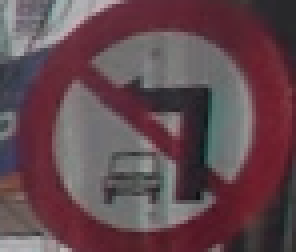
#> input picture images/test-3-classes/2/11.png, 74 x 63 px, found by its file name (shown 4 times larger)
$ python hog.py
#> lines starting #> are read from the running program, lines starting #| are printed output that depends on the picture
import os
import numpy as np
import cv2
import matplotlib.pyplot as plt
from skimage.feature import hog
import time

if __name__ == '__main__':

	im = cv2.imread('./images/test-3-classes/2/11.png')
#> im is the input picture: shape (63, 74, 3); mean B, G, R 79.7, 73.1, 99
	print(im.shape)
#| (63, 74, 3)
	im = cv2.resize(im, (96,96))
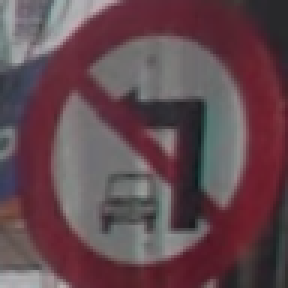
#> im: shape (96, 96, 3) (shown 3 times larger); mean B, G, R 79.6, 73, 98.9
	# im_ = im.copy()/255
	# im = cv2.cvtColor(im, cv2.COLOR_BGR2GRAY)

	start = time.time()
#> (the run stopped early here; a loop or call above may not have finished)

$ run again, with images/test-3-classes/2/206.png copied over images/test-3-classes/2/11.png
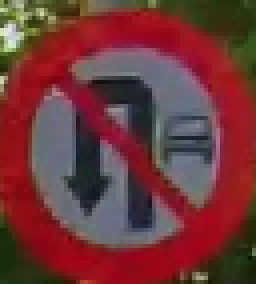
#> input picture images/test-3-classes/2/206.png, 64 x 71 px, found by its file name (shown 4 times larger)
#> im is the input picture: shape (71, 64, 3); mean B, G, R 57, 55.4, 111.7
#| (71, 64, 3)
#> `im = cv2.resize(im, (96,96))`:
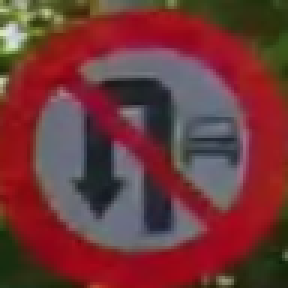
#> im: shape (96, 96, 3) (shown 3 times larger); mean B, G, R 56.9, 55.3, 111.5

$ run again, with images/test-3-classes/2/218.png copied over images/test-3-classes/2/11.png
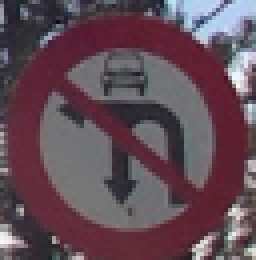
#> input picture images/test-3-classes/2/218.png, 64 x 65 px, found by its file name (shown 4 times larger)
#> im is the input picture: shape (65, 64, 3); mean B, G, R 86.3, 76, 98.2
#| (65, 64, 3)
#> `im = cv2.resize(im, (96,96))`:
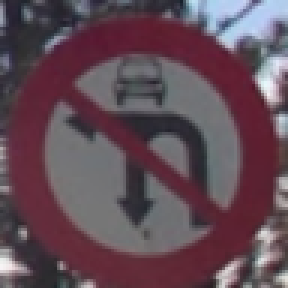
#> im: shape (96, 96, 3) (shown 3 times larger); mean B, G, R 86.2, 75.9, 98.1

$ run again, with images/test-3-classes/2/235.png copied over images/test-3-classes/2/11.png
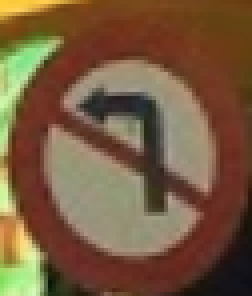
#> input picture images/test-3-classes/2/235.png, 63 x 74 px, found by its file name (shown 4 times larger)
#> im is the input picture: shape (74, 63, 3); mean B, G, R 63.1, 91.1, 119.5
#| (74, 63, 3)
#> `im = cv2.resize(im, (96,96))`:
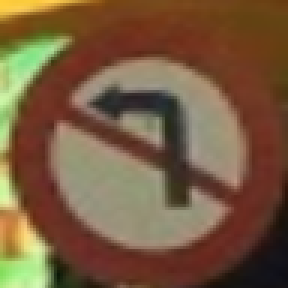
#> im: shape (96, 96, 3) (shown 3 times larger); mean B, G, R 63, 91, 119.4
